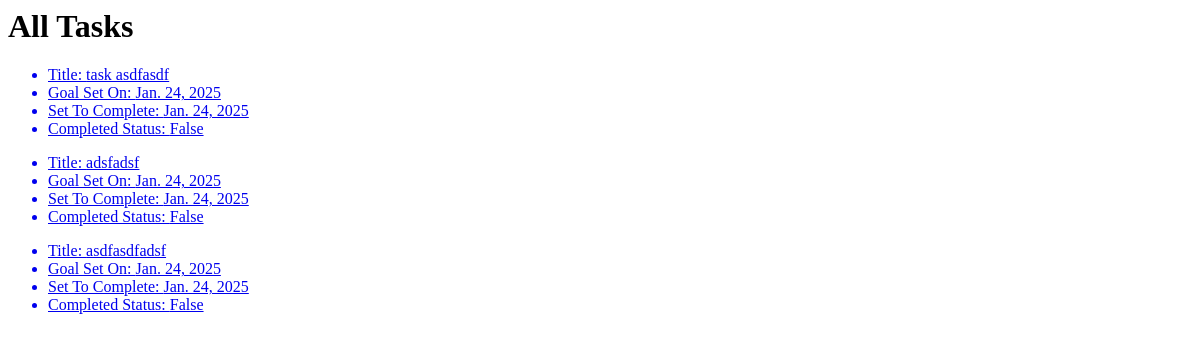
Before: / with the older database file.
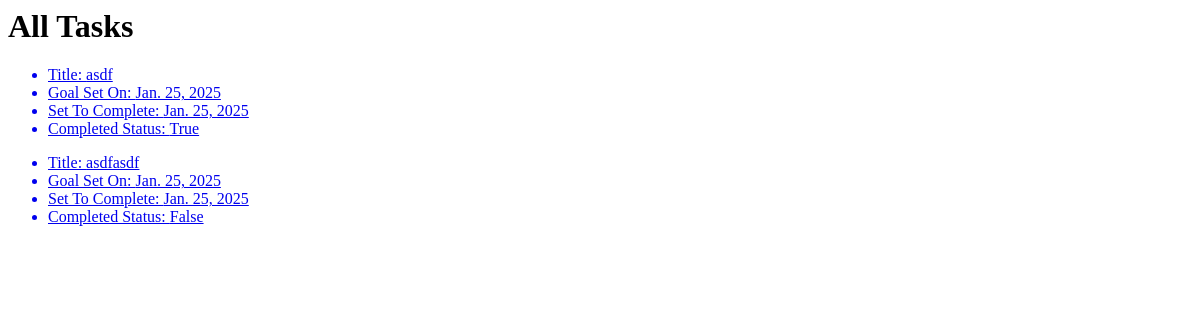
After: the same page with the newer database file.
### app/models.py (models this page shows)
class Todo(models.Model):
    user = models.ForeignKey('auth.User', on_delete=models.CASCADE, verbose_name="Todo of")
    task = models.CharField(max_length=50)
    description = models.TextField(max_length=1024, verbose_name="Description")
    goal_set_date = models.DateField()
    set_to_complete = models.DateField()
    is_completed = models.BooleanField()

### app/views.py (the view)
# urls.py: path('', HomeView.as_view()),
class HomeView(View):
    template_name = 'app/index.html'
    model = Todo
    def get(self, request, *args, **kwargs):
        todos = self.model.objects.all()
        return render(request, self.template_name, context={'todos': todos})

### app/templates/app/index.html
<h1>All Tasks</h1>
{% for todo in todos %}
    <ul class="todo">
        <a href="/{{ todo.id }}/">
            <li>Title: {{ todo.task }}</li>
            <li>Goal Set On: {{ todo.goal_set_date }}</li>
            <li>Set To Complete: {{ todo.set_to_complete }}</li>
            <li>Completed Status: {{ todo.is_completed }}</li>
        </a>
    </ul>
{% endfor %}

Changed rows visible on the page:
removed Todo: task "asdfasdfadsf", goal_set_date "Jan. 24, 2025", set_to_complete "Jan. 24, 2025", is_completed "False"
changed Todo: task "task asdfasdf" → "asdf"; goal_set_date "Jan. 24, 2025" → "Jan. 25, 2025"; set_to_complete "Jan. 24, 2025" → "Jan. 25, 2025"; is_completed "False" → "True"
changed Todo "False": task "adsfadsf" → "asdfasdf"; goal_set_date "Jan. 24, 2025" → "Jan. 25, 2025"; set_to_complete "Jan. 24, 2025" → "Jan. 25, 2025"
